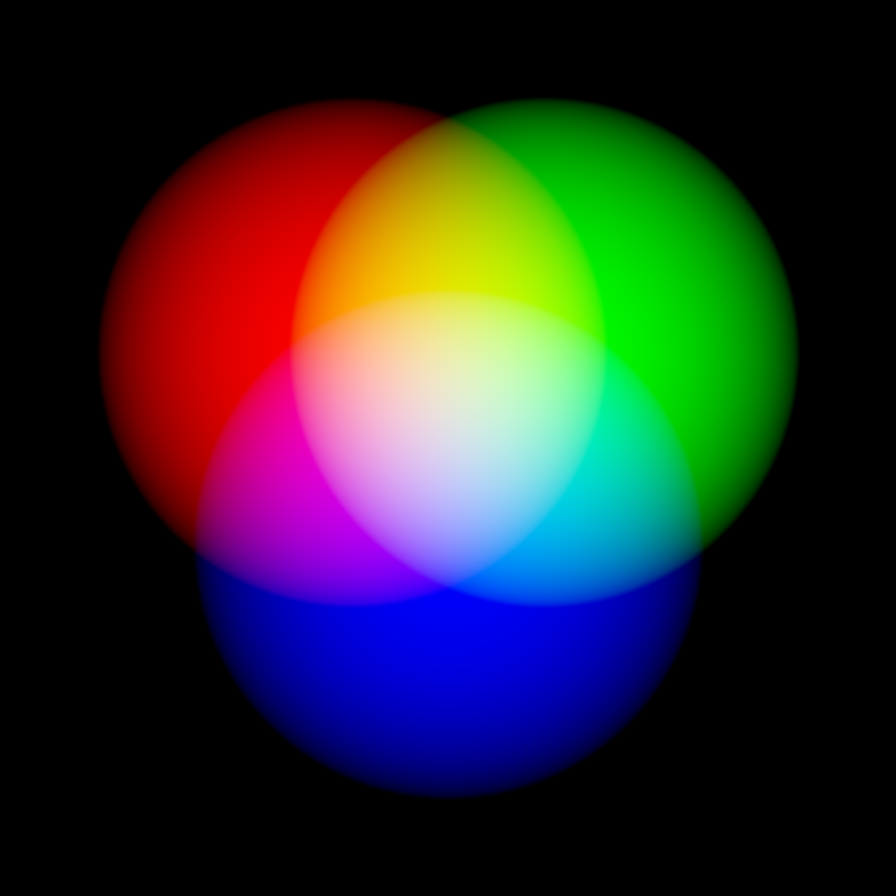
#> input picture firebird/aura/aura.tif, 896 x 896 px
$ python solution.py
#> lines starting #> are read from the running program, lines starting #| are printed output that depends on the picture
import cv2
import numpy as np

img = cv2.imread('aura.tif', -1)
#> img is the input picture: shape (896, 896, 3) uint16; mean B, G, R 11261.2, 11260.9, 11260.5
b, g, r = cv2.split(img)
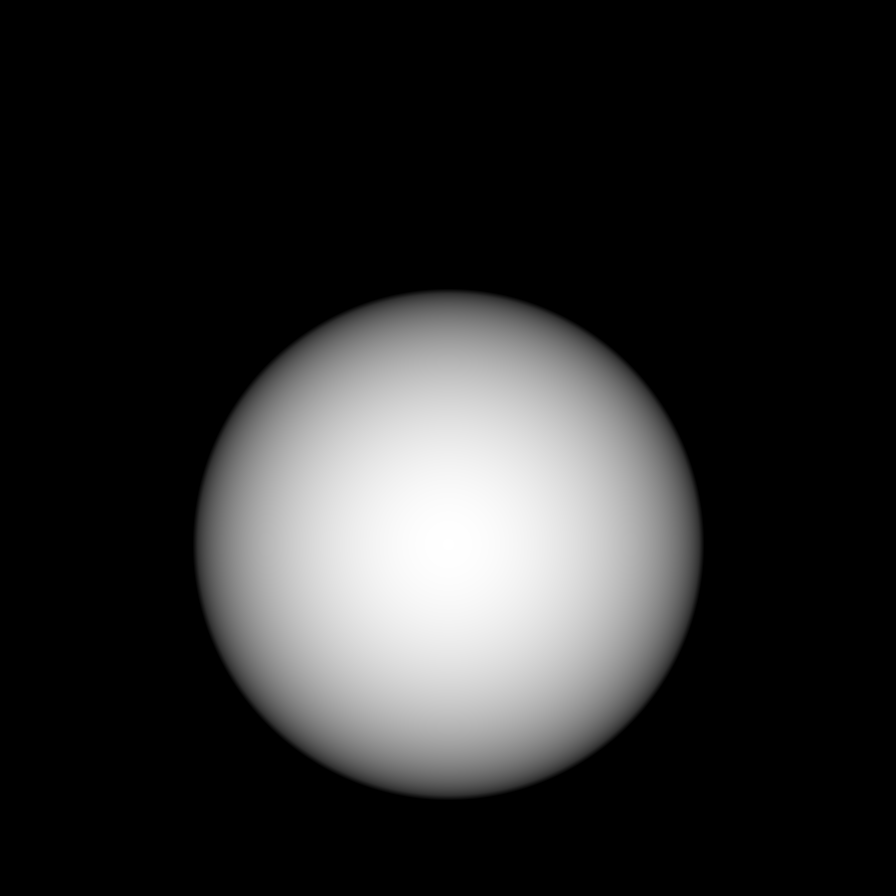
#> b: shape (896, 896) uint16; min 7, max 65527, mean 11261.2; drawn with min black and max white
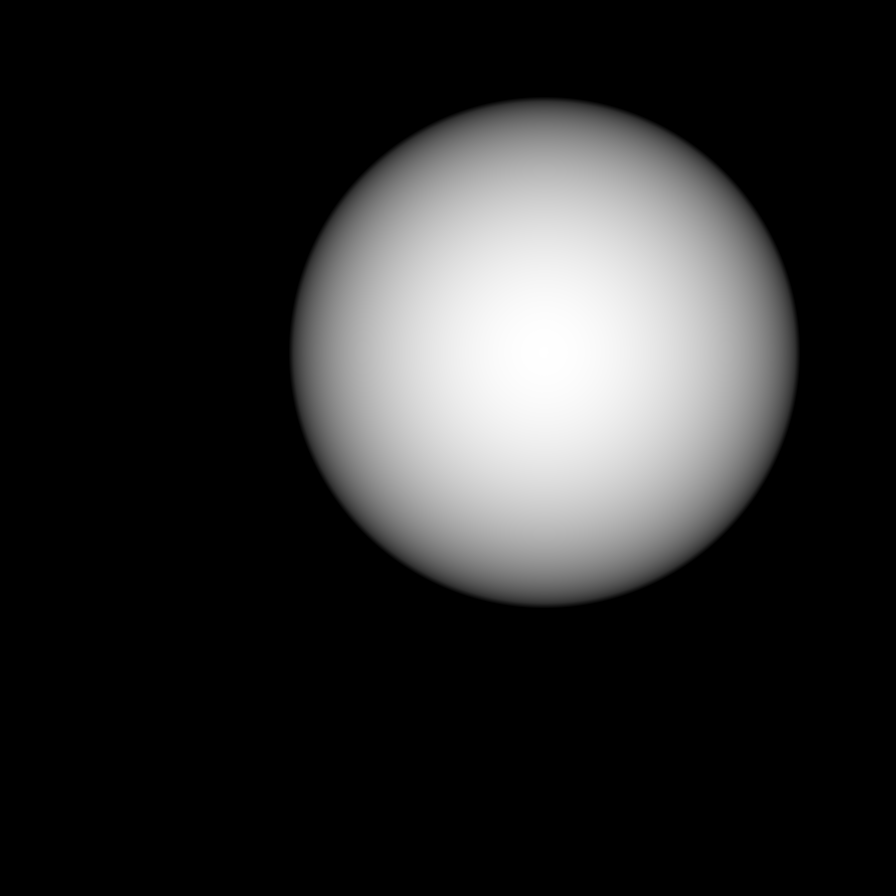
#> g: shape (896, 896) uint16; min 7, max 65535, mean 11260.9; drawn with min black and max white
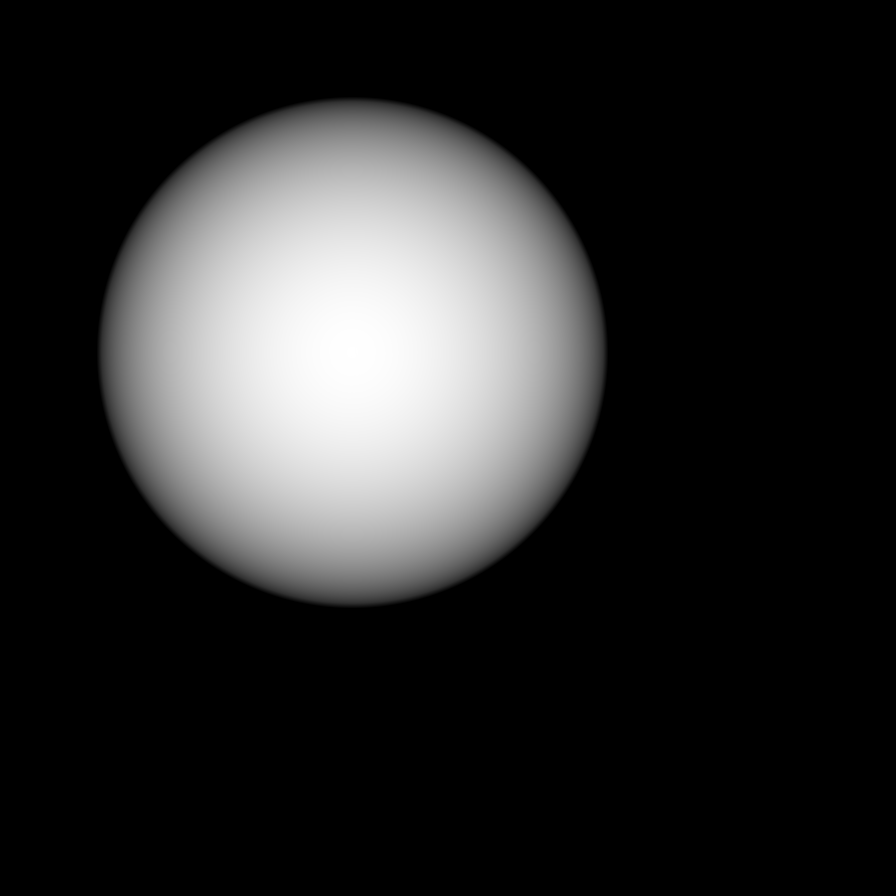
#> r: shape (896, 896) uint16; min 7, max 65535, mean 11260.5; drawn with min black and max white

for i in range(8):
    cv2.imwrite(f'./results/blue_ch{i}.png', np.uint8((b >> i) & 1) * 255)
    cv2.imwrite(f'./results/green_ch{i}.png', np.uint8((g >> i) & 1) * 255)
    cv2.imwrite(f'./results/red_ch{i}.png', np.uint8((r >> i) & 1) * 255)
